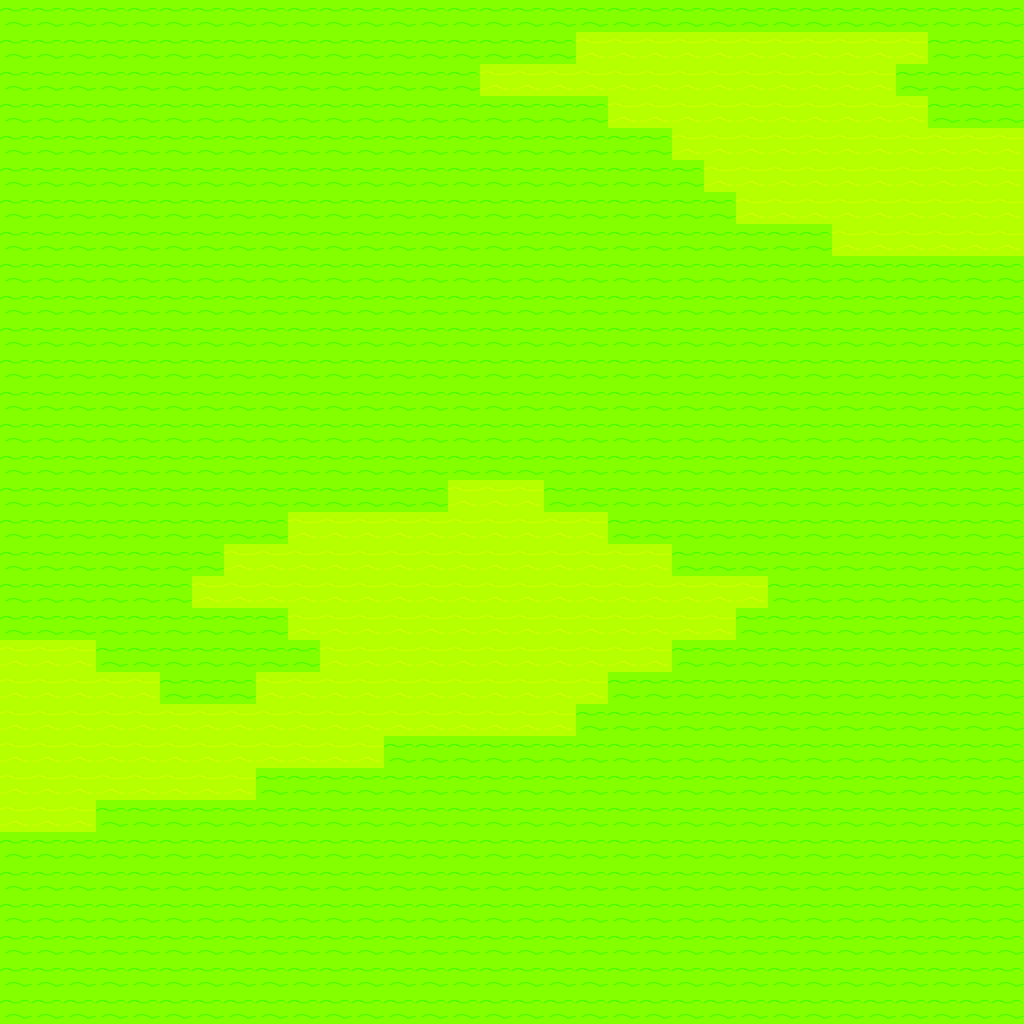

The image is a tile-based game level rendered from a .tmx file. Its description and source (layers, tilesets, objects; grid data summarised) follow:
An orthogonal 32x32 tile map with 32x32 px tiles, 3 tile layers (Terrain, Settlers, Buildings).

<map version="1.0" orientation="orthogonal" renderorder="right-down" width="32" height="32" tilewidth="32" tileheight="32" nextobjectid="1">
 <tileset firstgid="1" name="TestMapSet4" tilewidth="32" tileheight="32" tilecount="9" columns="3">
  <image source="TestMapSet4.png" width="96" height="96" />
 </tileset>
 <layer name="Terrain" width="32" height="32">
  <data>[1024 cells, 1024 non-empty, 2 distinct tile ids]</data>
 </layer>
 <layer name="Settlers" width="32" height="32">
  <data>[1024 cells, 0 non-empty, 0 distinct tile ids]</data>
 </layer>
 <layer name="Buildings" width="32" height="32">
  <data>[1024 cells, 0 non-empty, 0 distinct tile ids]</data>
 </layer>
</map>
